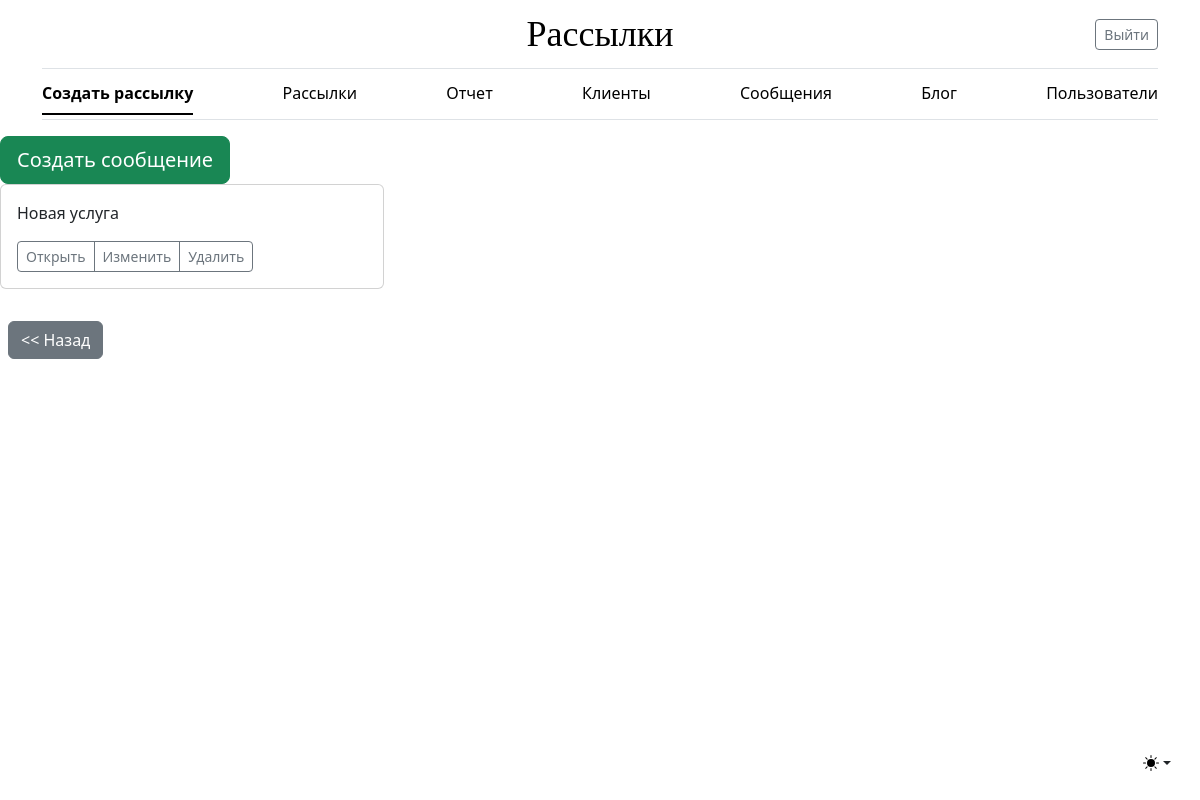
The app's page /message/ (signed in), older data.
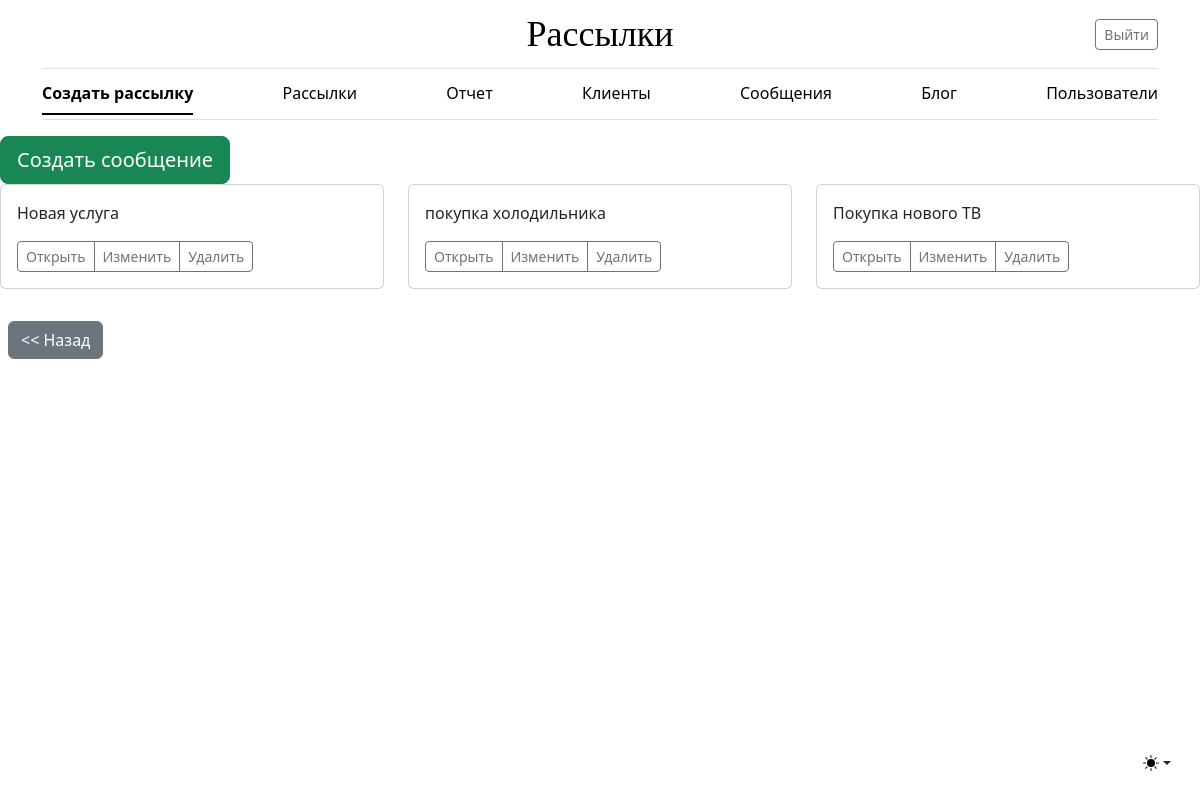
The same page, newer data.
### mailing/models.py (models this page shows, shortened)
class Message(models.Model):
    subject_message = models.CharField(max_length=255, **NULLABLE,
                                       verbose_name='Тема сообщения')
    message = models.TextField(**NULLABLE, verbose_name='Сообщение')
    owner = models.ForeignKey(settings.AUTH_USER_MODEL, on_delete=models.SET_NULL, **NULLABLE,
                              verbose_name='Владелец')
    class Meta:
        verbose_name = 'Сообщение'
        verbose_name_plural = 'Сообщения'

### mailing/views.py (the view)
# urls.py: path('message/', MessageListView.as_view(), name='message_list'),
class MessageListView(LoginRequiredMixin, ListView):
    model = Message
    def get_queryset(self):
        queryset = super().get_queryset()
        if not self.request.user.is_staff:
            queryset = queryset.filter(owner=self.request.user.pk)
        return queryset

### mailing/templates/mailing/message_list.html (shortened to what this page needs)
{% extends 'mailing/base.html' %}
{% block content %}
<a class="btn btn-success btn-lg"
   href="{% url 'mailing:message_create' %}"
   role="button">Создать сообщение
</a>
<div class="row">
    {% for object in object_list %}
        <div class="col-md-4">
            <div class="card mb-4 box-shadow">
                <div class="card-body">
                    <p class="card-text">{{ object.subject_message }}</p>
                    <div class="d-flex justify-content-between align-items-center">
                        <div class="btn-group">
                            <a href="{% url 'mailing:message_detail' object.pk %}"
                               class="btn btn-sm btn-outline-secondary">Открыть</a>
                            <a href="{% url 'mailing:message_update' object.pk %}"
                               class="btn btn-sm btn-outline-secondary">Изменить</a>
                            <a href="{% url 'mailing:message_delete' object.pk %}"
                               class="btn btn-sm btn-outline-secondary">Удалить</a>
                        </div>
                    </div>
                </div>
            </div>
        </div>
    {% endfor %}
</div>
<div class="col-12">
    <a href="{% url 'mailing:index_list' %}" class="btn btn-secondary m-2"><< Назад</a>
</div>
{% endblock %}

Row changes from the older to the newer data that the page shows:
added Message: subject_message "покупка холодильника"
added Message: subject_message "Покупка нового ТВ"
